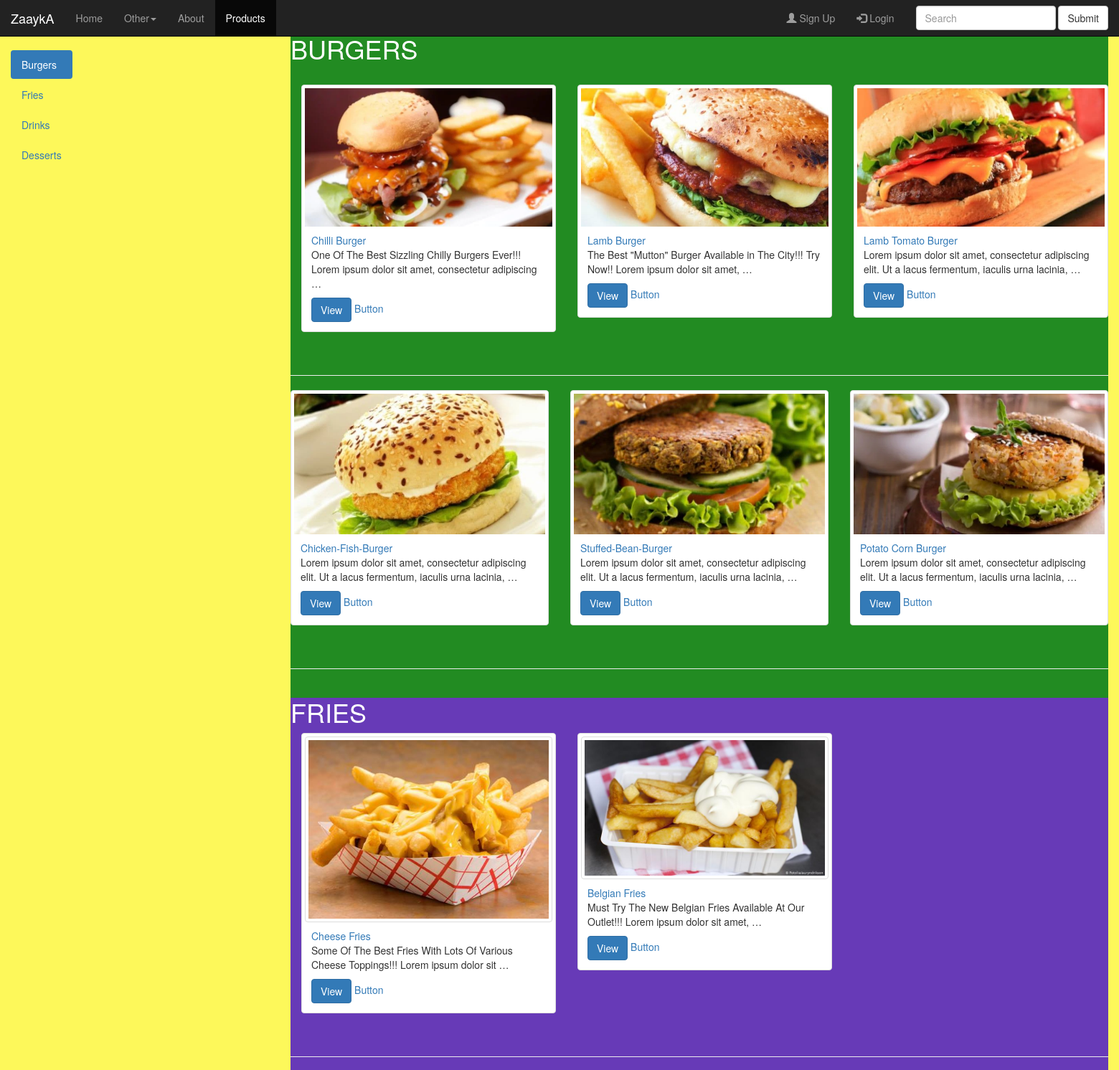
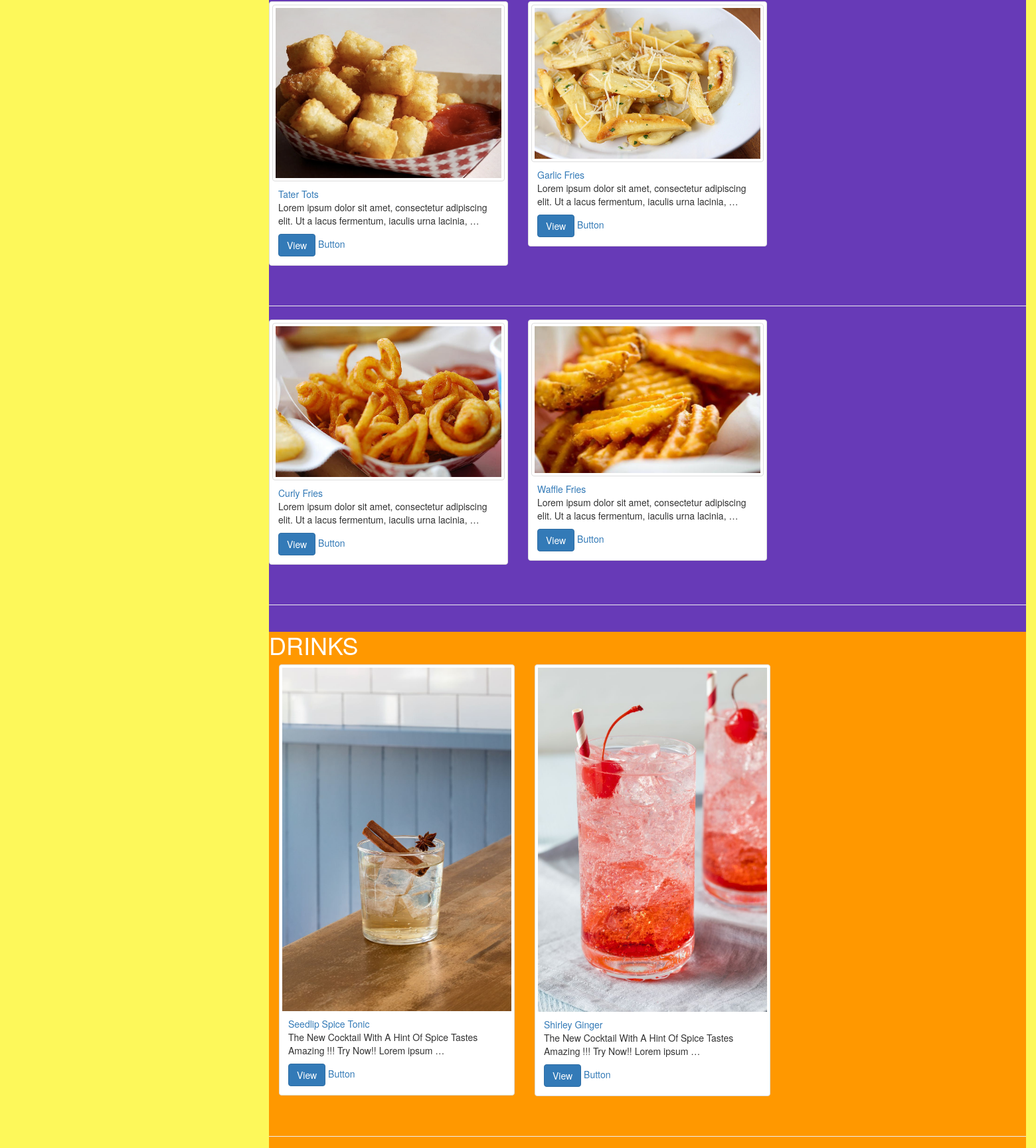
Screenshot of /products/ (upper part) with the database file from the repository (2 pictures, top to bottom).
### Products/models.py (models this page shows, shortened)
class ProductImage(models.Model):
    product = models.ForeignKey(Product,on_delete=models.CASCADE)
    image = models.ImageField(upload_to='fdimg')
    featured = models.BooleanField(default=False)
    thumbnail = models.BooleanField(default=False)
    active = models.BooleanField(default=True)
    update = models.DateTimeField(auto_now_add=False,auto_now=True)

class Product(models.Model):
    title= models.CharField(max_length=120)
    description = models.TextField()
    price = models.DecimalField(decimal_places=2,max_digits=12)
    category = models.DecimalField(decimal_places=0,max_digits=2,default=False)
    slug =models.SlugField(unique=True)
    timestamp = models.DateTimeField(auto_now_add=True,auto_now=False)
    update = models.DateTimeField(auto_now_add=False,auto_now=True)
    active = models.BooleanField(default=True)
    class Meta:
        unique_together =('title','slug')
    def  get_absolute_url(self):
        return reverse("single_product", kwargs={"slug":self.slug})

### Products/views.py (the view)
# urls.py: path('products/',product_views.display,name='display'),
def display(request):
    products = Product.objects.all()
    template = 'Products/display.html'
    context ={"products":products}
    return render(request,template,context)

### Products/templates/Products/display.html (shortened to what this page needs)
{% extends "Products/basic.html" %}
    {% block burgers %}
    <h1>BURGERS</h1><br>
    <div class="row" style="margin-left: auto;">
      {% for product in products %}
        {% ifequal product.category 1 %}
            <div class="col-sm-6 col-md-4" style="margin: auto; margin-bottom: 20px;">
              <div class="thumbnail">
                {% if product.productimage_set.all %}
                  {% for item in product.productimage_set.all %}
                      <img class=" img-responsive" src="{{ item.image.url }}" alt="Card image">
                  {% endfor %}
                  {% else %}
                      <img class=" img-responsive" src="http://calgarypma.ca/wp-content/uploads/2018/01/default-thumbnail.jpg" alt="Card image">
                  {% endif %}
                  <div class="caption">
                      <a href="{{ product.get_absolute_url }}">{{product.title}}</a>
                      <p>{{product.description|truncatewords:15}}</p>
                      <a href="{{ product.get_absolute_url }}" class="btn btn-primary" role="button">View</a>
                      <a href="#" class="btn-secondary" role="button">Button</a>
              </div>
              </div>
            {% if forloop.counter|divisibleby:3 %}
          </div></div><div class="row"><div class="col-md-12"><hr/></div>
            {% else %}
                  </div>
            {% endif %}
        {% endifequal %}
      {% endfor %}
    {% endblock %}
    {% block fries %}
    <div class="row" style="margin-left: auto;">
      {% for product in products %}
        {% ifequal product.category 2 %}
            <div class="col-sm-6 col-md-4" style="margin: auto; margin-bottom: 20px;">
              <div class="thumbnail">
                {% if product.productimage_set.all %}
                  {% for item in product.productimage_set.all %}
                      <img class=" img-thumbnail img-responsive" src="{{ item.image.url }}" alt="Card image">
                  {% endfor %}
                  {% else %}
                      <img class=" img-responsive" src="http://calgarypma.ca/wp-content/uploads/2018/01/default-thumbnail.jpg" alt="Card image">
                  {% endif %}
                  <div class="caption">
                      <a href="{{ product.get_absolute_url }}">{{product.title}}</a>
                      <p>{{product.description|truncatewords:15}}</p>
                      <a href="{{ product.get_absolute_url }}" class="btn btn-primary" role="button">View</a>
                      <a href="#" class="btn-secondary" role="button">Button</a>
              </div>
              </div>
            {% if forloop.counter|divisibleby:2 %}
          </div></div><div class="row"><div class="col-md-12"><hr/></div>
            {% else %}
                  </div>
            {% endif %}
        {% endifequal %}
      {% endfor %}
    {% endblock %}
    {% block drinks %}
    <div class="row" style="margin-left: auto;">
      {% for product in products %}
        {% ifequal product.category 3 %}
            <div class="col-sm-6 col-md-4" style="margin: auto; margin-bottom: 20px;">
              <div class="thumbnail">
                {% if product.productimage_set.all %}
                  {% for item in product.productimage_set.all %}
                      <img class=" img-responsive" src="{{ item.image.url }}" alt="Card image">
                  {% endfor %}
                  {% else %}
                      <img class=" img-responsive" src="http://calgarypma.ca/wp-content/uploads/2018/01/default-thumbnail.jpg" alt="Card image">
                  {% endif %}
                  <div class="caption">
                      <a href="{{ product.get_absolute_url }}">{{product.title}}</a>
                      <p>{{product.description|truncatewords:15}}</p>
                      <a href="{{ product.get_absolute_url }}" class="btn btn-primary" role="button">View</a>
                      <a href="#" class="btn-secondary" role="button">Button</a>
              </div>
              </div>
            {% if forloop.counter|divisibleby:3 %}
          </div></div><div class="row"><div class="col-md-12"><hr/></div>
            {% else %}
                  </div>
            {% endif %}
        {% endifequal %}
      {% endfor %}
    {% endblock %}

### Products/templates/Products/basic.html (shortened to what this page needs)
<!DOCTYPE html>
<html lang="en" dir="ltr">
  <head>
  <link rel="stylesheet" href="https://maxcdn.bootstrapcdn.com/bootstrap/3.4.0/css/bootstrap.min.css">
  <link rel="stylesheet" href="https://cdnjs.cloudflare.com/ajax/libs/font-awesome/4.7.0/css/font-awesome.min.css">
  </head>
  {% load staticfiles %}
  <body data-spy="scroll" data-target="#myScrollspy" data-offset="20" class="body" style="background-color:#fdf85a">
    <nav class="navbar navbar-inverse navbar-fixed-top">
      <div class="container-fluid">
        <div class="navbar-header">
        <a class="navbar-brand" href=" {% url 'home' %} ">ZaaykA</a>
       </div>
       <div class="collapse navbar-collapse" id="myNavbar">
         <ul class="nav navbar-nav">
           <li><a href="/">Home</a></li>
           <li class="dropdown">
             <a class="dropdown-toggle" data-toggle="dropdown" href="#">Other<span class="caret"></span></a>
           </li>
           <li><a href="/#About">About</a></li>
           <li class="active"><a href="{% url 'display' %}">Products</a></li>
         </ul>
         <form class="navbar-form navbar-right" action="/s/" role="search">
           <div class="form-group">
             <input type="text" class="form-control" placeholder="Search" name="q">
           </div>
           <button type="submit" class="btn btn-default">Submit</button>
         </form>
         <ul class="nav navbar-nav navbar-right">
           {% if user.is_authenticated %}
           <li><a href="{% url 'cart'%}"><i class="fa fa-shopping-cart" style="font-size:20px"></i> Cart <span class="badge">{{request.session.items_total}}</span></a></li>
           <li><a href="{% url 'profile'%}"><span class="glyphicon glyphicon-dashboard"></span> profile</a></li>
           <li><a href="{% url 'logout'%}"><span class="glyphicon glyphicon-user"></span> LogOut</a></li>
           {% else %}
           <li><a href="{% url 'register'%}"><span class="glyphicon glyphicon-user"></span> Sign Up</a></li>
           <li><a href="{% url 'login'%}"><span class="glyphicon glyphicon-log-in"></span> Login</a></li>
           {% endif %}
         </ul>
       </div>
     </div>
   </nav>
   <div class="container-fluid" >
   <div class="row">
     <nav class="col-sm-3" id="myScrollspy" style="padding-top:28px;padding-bottom:40px;">
       <ul class="nav nav-pills nav-stacked">
         <li class="active"><a href="#section1">Burgers</a></li>
         <li><a href="#section2">Fries</a></li>
         <li><a href="#section3">Drinks</a></li>
        <li><a href="#section4">Desserts</a></li>
       </ul>
     </nav>
     <div class="col-sm-9" style="padding-top:28px;padding-bottom:40px;">
       <div id="section1" class="" style="background-color: forestgreen;">
         {% block burgers %}
         {% endblock %}
      </div>
      <div id="section2" class="bg-warning">
        <h1>FRIES</h1>
        {% block fries %}
        {% endblock %}
      </div>
       <div id="section3" class="bg-secondary">
         <h1>DRINKS</h1>
         {% block drinks %}
         {% endblock %}
   </div>
 </div>
  </body>
</html>

### Products/templates/Products/basic.html (style rules this page uses)
body { position: relative; }
ul.nav-pills { top: 70px; position: fixed; }
#section1 { color: #fff; background-color: #1E88E5; }
#section2 { color: #fff; background-color: #673ab7; }
#section3 { color: #fff; background-color: #ff9800; }

### rows the page displays
Product: title "Chilli Burger", description "One Of The Best Sizzling Chilly Burgers Ever!!! Lorem ipsum dolor sit amet, consectetur adipiscing …"
ProductImage: image (picture)
Product: title "Lamb Burger", description "The Best \"Mutton\" Burger Available in The City!!! Try Now!! Lorem ipsum dolor sit amet, …"
ProductImage: image (picture)
Product: title "Lamb Tomato Burger", description "Lorem ipsum dolor sit amet, consectetur adipiscing elit. Ut a lacus fermentum, iaculis urna lacinia, …"
ProductImage: image (picture)
Product: title "Chicken-Fish-Burger", description "Lorem ipsum dolor sit amet, consectetur adipiscing elit. Ut a lacus fermentum, iaculis urna lacinia, …"
ProductImage: image (picture)
Product: title "Stuffed-Bean-Burger", description "Lorem ipsum dolor sit amet, consectetur adipiscing elit. Ut a lacus fermentum, iaculis urna lacinia, …"
ProductImage: image (picture)
Product: title "Potato Corn Burger", description "Lorem ipsum dolor sit amet, consectetur adipiscing elit. Ut a lacus fermentum, iaculis urna lacinia, …"
ProductImage: image (picture)
Product: title "Cheese Fries", description "Some Of The Best Fries With Lots Of Various Cheese Toppings!!! Lorem ipsum dolor sit …"
ProductImage: image (picture)
Product: title "Belgian Fries", description "Must Try The New Belgian Fries Available At Our Outlet!!! Lorem ipsum dolor sit amet, …"
ProductImage: image (picture)
Product: title "Tater Tots", description "Lorem ipsum dolor sit amet, consectetur adipiscing elit. Ut a lacus fermentum, iaculis urna lacinia, …"
ProductImage: image (picture)
Product: title "Garlic Fries", description "Lorem ipsum dolor sit amet, consectetur adipiscing elit. Ut a lacus fermentum, iaculis urna lacinia, …"
ProductImage: image (picture)
Product: title "Curly Fries", description "Lorem ipsum dolor sit amet, consectetur adipiscing elit. Ut a lacus fermentum, iaculis urna lacinia, …"
ProductImage: image (picture)
Product: title "Waffle Fries", description "Lorem ipsum dolor sit amet, consectetur adipiscing elit. Ut a lacus fermentum, iaculis urna lacinia, …"
ProductImage: image (picture)
Product: title "Seedlip Spice Tonic", description "The New Cocktail With A Hint Of Spice Tastes Amazing !!! Try Now!! Lorem ipsum …"
ProductImage: image (picture)
Product: title "Shirley Ginger", description "The New Cocktail With A Hint Of Spice Tastes Amazing !!! Try Now!! Lorem ipsum …"
ProductImage: image (picture)
